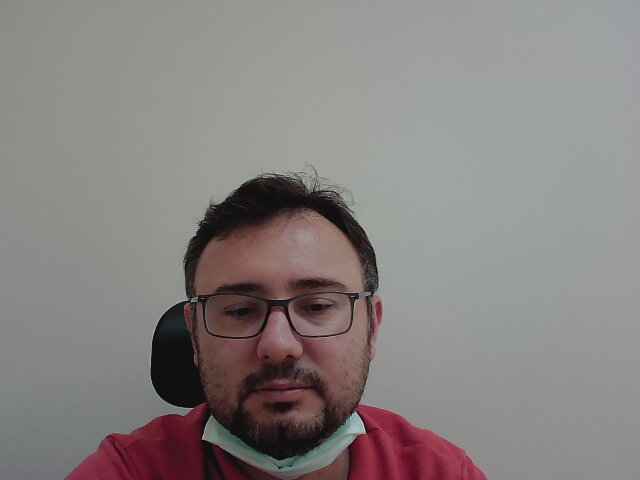
#> input picture images/yuz.jpg, 640 x 480 px, given in place of the camera
$ python yuz_blurlama.py
#> lines starting #> are read from the running program, lines starting #| are printed output that depends on the picture; after the words box and inside, x2 and y2 are one past the last pixel; in counts of white or black regions, pixels touching at a corner belong together
import cv2
import numpy as np
import os
casc_yol = os.path.join(os.getcwd(),"haarcascade_frontalface.xml")
yuz_casc = cv2.CascadeClassifier(casc_yol)
cap = cv2.VideoCapture(0)
while True:
    ret,resim= cap.read()
#> resim is the input picture: shape (480, 640, 3); mean B, G, R 128.7, 130.3, 135.4
    griTon = cv2.cvtColor(resim, cv2.COLOR_BGR2GRAY)
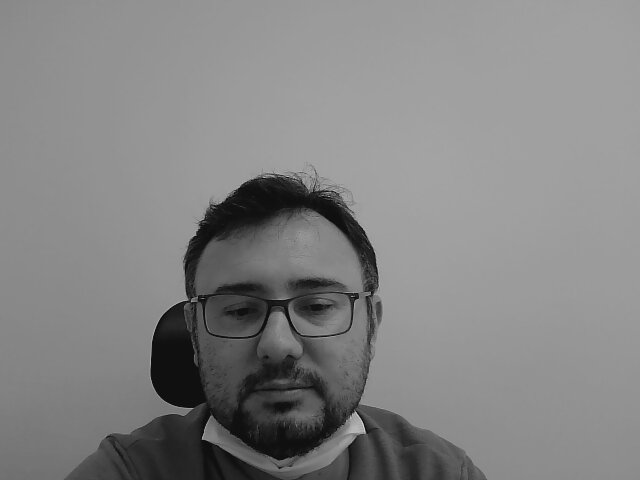
#> griTon: shape (480, 640); min 1, max 221, mean 131.7
    yuzler = yuz_casc.detectMultiScale(griTon, 1.3, 7)
#> yuzler = [[173, 225, 210, 210]]
    for (x, y, w, h) in yuzler:
        # cv2.rectangle(resim, (x, y), (x + w, y + h), (0, 255, 0), 2)
        parca = resim[y:y+h,x:x+w]
        parca = cv2.GaussianBlur(parca,(109,109),0)
        resim[y:y+h,x:x+w]=parca
#> this loop made 1 pass
#> pass 1, `parca = resim[y:y+h,x:x+w]`:
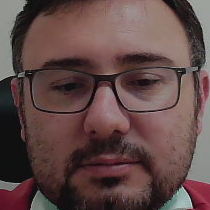
#> parca: shape (210, 210, 3); mean B, G, R 71.6, 73.3, 96.9
#> pass 1, `parca = cv2.GaussianBlur(parca,(109,109),0)`:
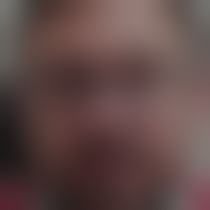
#> parca: shape (210, 210, 3); mean B, G, R 71.5, 73.2, 96.9
#> after the loop:
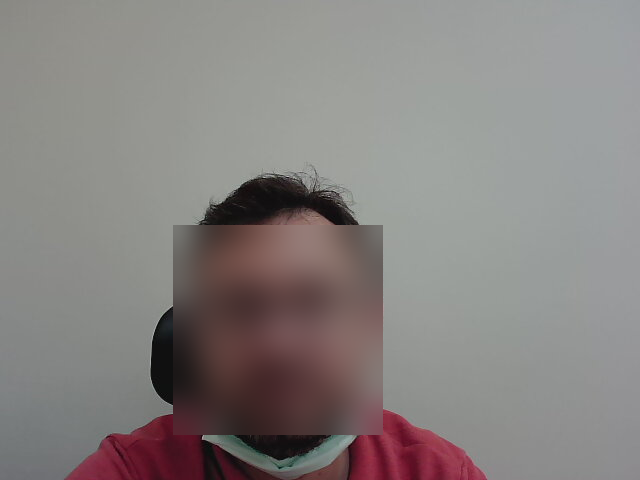
#> resim: shape (480, 640, 3); 14.35% of pixels changed, all inside (x1, y1, x2, y2) = (173, 225, 383, 435)
    cv2.imshow('yuzler', resim)
    if cv2.waitKey(40)==27:
#> (key Esc is pressed here)
        break
cv2.destroyAllWindows()
cap.release()
